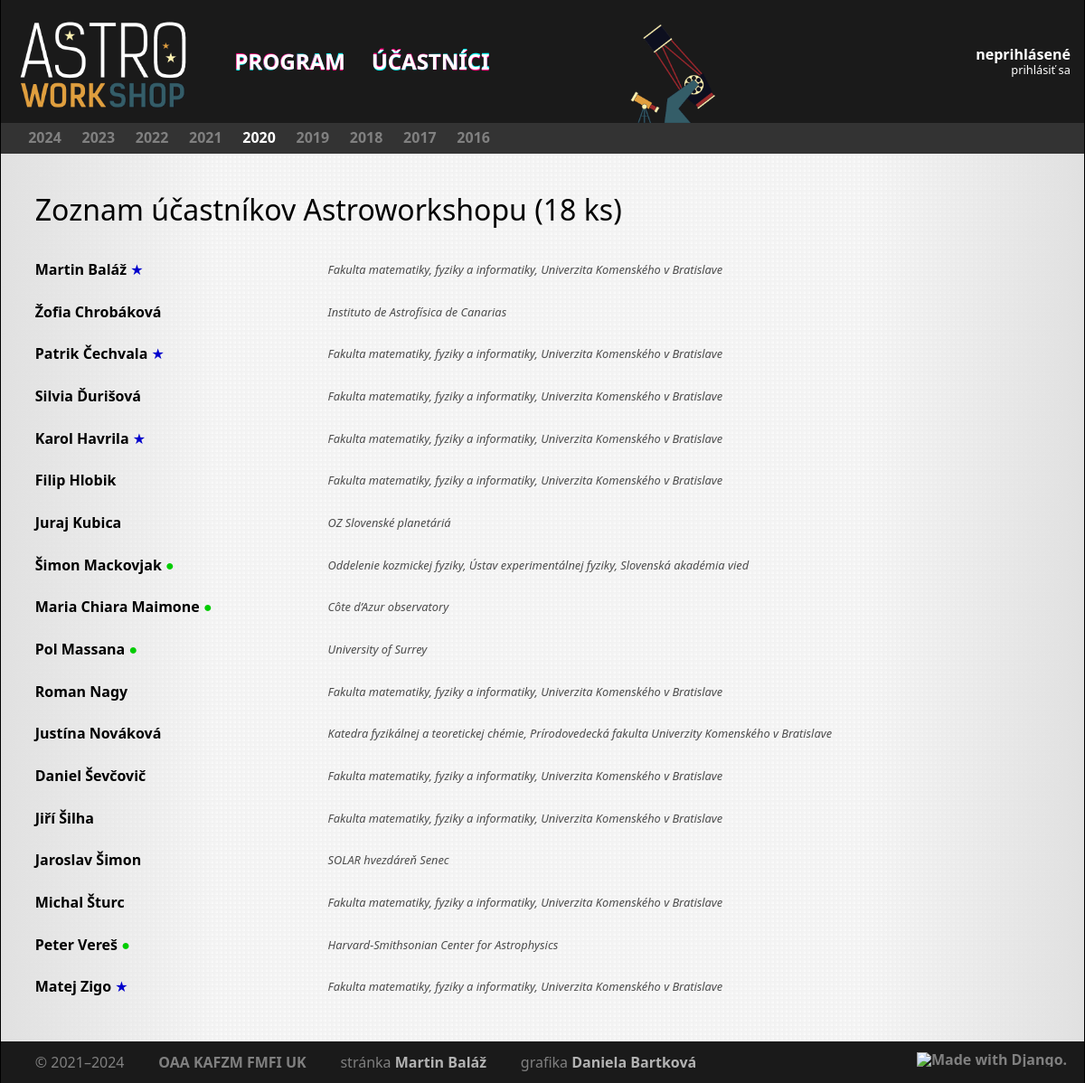
Page /2020/participants on the committed database.
### core/models/event.py (models this page shows, shortened)
class Event(models.Model):
    class Meta:
        ordering = ('start', 'name')
        verbose_name = 'workshop'
        verbose_name_plural = 'workshopy'
    objects = EventManager.from_queryset(EventQuerySet)()
    code = models.CharField(max_length=32, unique=True, verbose_name='kód')
    name = models.CharField(max_length=32, unique=True, verbose_name='názov')
    start = models.DateTimeField(verbose_name='začiatok')
    end = models.DateTimeField(verbose_name='koniec')
    visible = models.BooleanField(verbose_name='viditeľnosť')
    pdf_programme = models.FileField(null=True, blank=True, upload_to=event_filename, verbose_name='program (PDF)')

### core/models/participant.py (models this page shows, shortened)
class Participant(AbstractUser):
    class Meta:
        ordering = ['last_name', 'first_name']
        verbose_name = 'účastník'
        verbose_name_plural = 'účastníci'
    objects = ParticipantManager()
    institutes = models.ManyToManyField('Institute', through='Affiliation', related_name='people')
    events = models.ManyToManyField('Event', through='Participation', related_name='participants')
    about = models.TextField(blank=True)
    def get_full_name(self):
        return f"{self.last_name}, {self.first_name}"
    get_full_name.short_description = 'celé meno'
    def get_natural_name(self):
        return f"{self.first_name} {self.last_name}"

### core/models/affiliation.py (models this page shows, shortened)
class Affiliation(models.Model):
    class Meta:
        ordering = ['start']
        verbose_name = 'afiliácia'
        verbose_name_plural = 'afiliácie'
    objects = AffiliationQuerySet.as_manager()
    person = models.ForeignKey('Participant', on_delete=models.CASCADE, related_name='affiliation', verbose_name='osoba')
    institute = models.ForeignKey('Institute', on_delete=models.CASCADE, related_name='affiliation', verbose_name='inštitúcia')
    start = models.DateField(null=True, blank=True, verbose_name='začiatok')
    end = models.DateField(null=True, blank=True, verbose_name='koniec')

### core/models/institute.py (models this page shows, shortened)
class Institute(models.Model):
    class Meta:
        ordering = ['full_name']
        verbose_name = 'inštitúcia'
        verbose_name_plural = 'inštitúcie'
    short_name = models.CharField(max_length=32, verbose_name='kód')
    full_name = models.CharField(max_length=256, verbose_name='plné meno')

### core/views/participant.py (the view)
# urls.py: path('<int:year>/participants', participant.ListView.as_view(), name='participants'),
class ListView(django.views.generic.ListView):
    model = Participant
    context_object_name = 'participants'
    template_name = 'core/list-participants.html'
    def get_queryset(self):
        year = self.kwargs['year']
        return self.model.objects \
            .for_event(year) \
            .with_current_affiliations(Event.objects.get(code=year).start) \
            .with_participation_for_event(year) \
            .order_by('last_name')
    def get_context_data(self, **kwargs):
        context = super().get_context_data(**kwargs)
        context[self.context_object_name] = sorted(
            context[self.context_object_name], key=lambda x: unicodedata.normalize('NFKD', x.last_name)
        )
        events = Event.objects.order_by('-code')
        if not self.request.user.is_staff:
            events = events.only_visible()
        context |= \
            {
                'current_event': Event.objects.get(code=self.kwargs['year']),
                'events': events
            }
        return context

### core/models/affiliation.py (called while the page is built)
    def with_institute(self):
        return self.prefetch_related(
            Prefetch(
                'institute'
            )
        )

### core/models/event.py (called while the page is built)
    def only_visible(self):
        return self.filter(visible=True)

### core/models/participant.py (called while the page is built)
    def with_current_affiliations(self, date: datetime.date = None):
        date = date or datetime.date.today()
        return self.prefetch_related(
            Prefetch(
                'affiliation',
                queryset=Affiliation.objects.with_institute().filter(
                    Q(start__lte=date) | Q(start__isnull=True),
                    Q(end__gte=date) | Q(end__isnull=True)
                ),
                to_attr='current_affiliations',
            ),
        )

    def with_participation_for_event(self, event_code):
        return self.prefetch_related(
            Prefetch(
                'participations',
                queryset=Participation.objects.filter(event__code=event_code),
                to_attr='current_participation',
            ),
        )

    def for_event(self, event_code):
        return self.filter(events__code=event_code)

    def get_queryset(self):
        return super().get_queryset().annotate(full_name=Concat('last_name', Value(', '), 'first_name'))

### core/templates/core/list-participants.html (shortened to what this page needs)
{% extends 'core/base.html' %}
{% load astro %}
{% block page %}
    <h2>
        Zoznam účastníkov Astroworkshopu {{ event.code }} ({{ participants|length }} ks)
    </h2>
    <table>
        {% for participant in participants %}
            <tr>
                <td class="person">
                    <a href="{% url 'participant' username=participant.username %}">{{ participant.get_natural_name }}</a>
                    {% if participant.current_participation.0.online %}
                        <abbr title="online">
                            <span style="color: hsl(120, 100%, 40%);">&#x25CF;</span>
                        </abbr>
                    {% endif %}
                    {% if participant.current_participation.0.organizer %}
                        <abbr title="organizátor">
                            <span style="color: hsl(240, 100%, 40%);">&#9733;</span>
                        </abbr>
                    {% endif %}
                </td>
                <td>
                    <ul class="affiliation">
                        {% for aff in participant.current_affiliations %}
                            <li>{{ aff.institute.full_name }}</li>{% if not forloop.last %} &amp; {% endif %}
                        {% endfor %}
                    </ul>
                </td>
            </tr>
        {% endfor %}
    </table>
{% endblock %}

### core/templates/core/years.html (shortened to what this page needs)
{% load static %}
<div class="bar year-selector">
    <ul class="strip">
        {% for event in events %}
            <li class="{% if current_event.code == event.code %}active{% else %}inactive{% endif %}">
                <a href="{% url 'programme' year=event.code %}">{{ event.code }}</a>
            </li>
        {% endfor %}
    </ul>
</div>

### static/css/main.css (style rules this page uses)
html { width: 100%; font-family: "Segoe UI", "Verdana", sans-serif; padding: 0px; }
body { height: 100%; margin: 0; min-height: 100vh; overflow-y: scroll; background-color: hsl(0, 0%, 92%); background-image: url("/static/images/background-default.png"); background-repeat: repeat; background-size: 1000px 560px; }
div.bar { width: 100%; background-color: hsl(0, 0%, 10%); color: white; }
ul.strip { height: 100%; padding: 0mm 5mm; list-style-type: none; list-style-position: outside; }
ul.strip li { display: block; height: 100%; float: left; margin: 0 auto; vertical-align: middle; padding: 4mm 5mm 0mm 5mm; }
div.year-selector ul.strip { background-color: hsl(0, 0%, 20%); height: 9mm; }
div.year-selector ul.strip li { padding: 2mm 3mm; }
div.year-selector ul.strip li a { color: gray; }
div.year-selector ul.strip li.active a { color: white; }
div.bar a, div.bar a:visited { text-decoration: none; font-weight: bold; font-size: 100%; color: hsl(0, 0%, 50%); }
h2 { font-size: 200%; font-weight: 500; padding-bottom: 5mm; line-height: 1.5; }
ul.affiliation { width: 100%; color: hsl(0, 0%, 30%); font-style: italic; font-size: 80%; }
td > ul.affiliation li { display: inline; }
table { width: 100%; border: 0px; }
table tr { padding-top: 3mm; padding-bottom: 3mm; }
table td { padding-top: 3mm; padding-bottom: 3mm; padding-right: 8mm; vertical-align: middle; }
table td:last-child { padding-right: 0mm; }
table td.time, table td.person { white-space: nowrap; }
table td a, table td a:visited { font-weight: 600; text-decoration: none; color: inherit; }
abbr { text-decoration: none; }

### rows in the picture
Event: code "2024"
Event: code "2023"
Event: code "2022"
Event: code "2021"
Event: code "2020"
Event: code "2019"
Event: code "2018"
Event: code "2017"
Event: code "2016"
Participant: get_natural_name "Martin Baláž"
Affiliation: institute.full_name "Fakulta matematiky, fyziky a informatiky, Univerzita Komenského v Bratislave"
Participant: get_natural_name "Žofia Chrobáková"
Affiliation: institute.full_name "Instituto de Astrofísica de Canarias"
Participant: get_natural_name "Patrik Čechvala"
Affiliation: institute.full_name "Fakulta matematiky, fyziky a informatiky, Univerzita Komenského v Bratislave"
Participant: get_natural_name "Silvia Ďurišová"
Affiliation: institute.full_name "Fakulta matematiky, fyziky a informatiky, Univerzita Komenského v Bratislave"
Participant: get_natural_name "Karol Havrila"
Affiliation: institute.full_name "Fakulta matematiky, fyziky a informatiky, Univerzita Komenského v Bratislave"
Participant: get_natural_name "Filip Hlobik"
Affiliation: institute.full_name "Fakulta matematiky, fyziky a informatiky, Univerzita Komenského v Bratislave"
Participant: get_natural_name "Juraj Kubica"
Affiliation: institute.full_name "OZ Slovenské planetáriá"
Participant: get_natural_name "Šimon Mackovjak"
Affiliation: institute.full_name "Oddelenie kozmickej fyziky, Ústav experimentálnej fyziky, Slovenská akadémia vied"
Participant: get_natural_name "Maria Chiara Maimone"
Affiliation: institute.full_name "Côte d’Azur observatory"
Participant: get_natural_name "Pol Massana"
Affiliation: institute.full_name "University of Surrey"
Participant: get_natural_name "Roman Nagy"
Affiliation: institute.full_name "Fakulta matematiky, fyziky a informatiky, Univerzita Komenského v Bratislave"
Participant: get_natural_name "Justína Nováková"
Affiliation: institute.full_name "Katedra fyzikálnej a teoretickej chémie, Prírodovedecká fakulta Univerzity Komenského v Bratislave"
Participant: get_natural_name "Daniel Ševčovič"
Affiliation: institute.full_name "Fakulta matematiky, fyziky a informatiky, Univerzita Komenského v Bratislave"
Participant: get_natural_name "Jiří Šilha"
Affiliation: institute.full_name "Fakulta matematiky, fyziky a informatiky, Univerzita Komenského v Bratislave"
Participant: get_natural_name "Jaroslav Šimon"
Affiliation: institute.full_name "SOLAR hvezdáreň Senec"
Participant: get_natural_name "Michal Šturc"
Affiliation: institute.full_name "Fakulta matematiky, fyziky a informatiky, Univerzita Komenského v Bratislave"
Participant: get_natural_name "Peter Vereš"
Affiliation: institute.full_name "Harvard-Smithsonian Center for Astrophysics"
Participant: get_natural_name "Matej Zigo"
Affiliation: institute.full_name "Fakulta matematiky, fyziky a informatiky, Univerzita Komenského v Bratislave"

### other values in the picture
{{ participants|length }} "18"
{{ year }} "2024"
